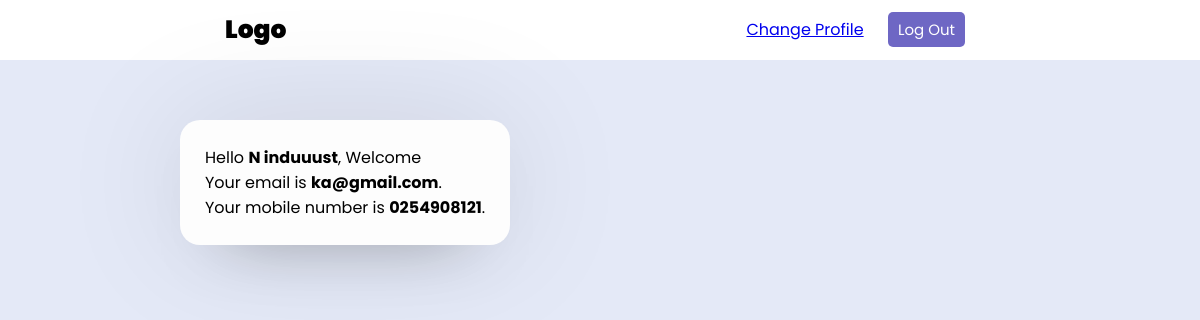
The app's page /home.php (signed in) with its own data.
### tables this page shows
CREATE TABLE `companies` (
  `CompanyId` int(11) NOT NULL,
  `CompanyName` varchar(255) NOT NULL,
  `CompanyEmail` varchar(255) NOT NULL,
  `CompanyMobile` varchar(15) NOT NULL,
  `Password` varchar(255) DEFAULT NULL
);

### home.php (the view, shortened to what this page needs)
<?php
include("php/config.php");
?>
<!DOCTYPE html>
<html lang="en">
<head>
    <link rel="stylesheet" href="style/style.css">
</head>
<body>
    <div class="nav">
        <div class="logo">
            <p><a href="home.php">Logo</a></p>
        </div>
        <div class="right-links">
            <?php
            if (isset($_SESSION['valid'])) {
                $id = $_SESSION['id'];
                $query = mysqli_query($con, "SELECT * FROM users WHERE Id=$id");
                if ($query) {
                    while ($result = mysqli_fetch_assoc($query)) {
                        $res_Uname = $result['Username'];
                        $res_Email = $result['Email'];
                        $res_Age = $result['Age'];
                        $res_id = $result['Id'];
                    }
                    echo "<a href='edit.php?Id=$res_id'>Change Profile</a>";
                } else {
                    echo "Error retrieving user data.";
                }
            } elseif (isset($_SESSION['valid_company'])) {
                $company_id = $_SESSION['company_id'];
                $company_query = mysqli_query($con, "SELECT * FROM companies WHERE CompanyId=$company_id");
                if ($company_query) {
                    while ($company_result = mysqli_fetch_assoc($company_query)) {
                        $res_CName = $company_result['CompanyName'];
                        $res_CEmail = $company_result['CompanyEmail'];
                        $res_CMobile = $company_result['CompanyMobile'];
                        $res_Cid = $company_result['CompanyId'];
                    }
                    echo "<a href='editc.php?CompanyId=$res_Cid'>Change Profile</a>";
                } else {
                    echo "Error retrieving company data.";
                }
            }
            ?>
            <a href="php/logout.php"> <button class="btn">Log Out</button> </a>
        </div>
    </div>
    <main>
        <div class="main-box top">
            <div class="top">
                <div class="box">
                    <?php
                    if (isset($_SESSION['valid'])) {
                        echo "<p>Hello <b>$res_Uname</b>, Welcome</p>";
                        echo "<p>Your email is <b>$res_Email</b>.</p>";
                        echo "<p>And you are <b>$res_Age years old</b>.</p>";
                    } elseif (isset($_SESSION['valid_company'])) {
                        echo "<p>Hello <b>$res_CName</b>, Welcome</p>";
                        echo "<p>Your email is <b>$res_CEmail</b>.</p>";
                        echo "<p>Your mobile number is <b>$res_CMobile</b>.</p>";
                    }
                    ?>
                </div>
            </div>
        </div>
    </main>
</body>
</html>

### style/style.css (style rules this page uses)
* { padding: 0; margin: 0; box-sizing: border-box; font-family: 'Poppins',sans-serif; }
body { background: #e4e9f7; }
.box { background: #fdfdfd; display: flex; flex-direction: column; padding: 25px 25px; border-radius: 20px; box-shadow: 0 0 128px 0 rgba(0,0,0,0.1), 0 32px 64px -48px rgba(0,0,0,0.5); }
.btn { height: 35px; background: rgba(76,68,182,0.808); border: 0; border-radius: 5px; color: #fff; font-size: 15px; cursor: pointer; transition: all .3s; margin-top: 10px; padding: 0px 10px; }
.nav { background: #fff; display: flex; flex-direction: row; justify-content: space-around; line-height: 60px; z-index: 100; }
.logo { font-size: 25px; font-weight: 900; }
.logo a { text-decoration: none; color: #000; }
.right-links a { padding: 0 10px; }
main { display: flex; align-items: center; justify-content: center; margin-top: 60px; }
.main-box { display: flex; flex-direction: column; width: 70%; }
.main-box .top { display: flex; flex-direction: row; justify-content: space-between; }

### records on screen
companies: CompanyName "N induuust", CompanyEmail "ka@gmail.com", CompanyMobile "0254908121"
